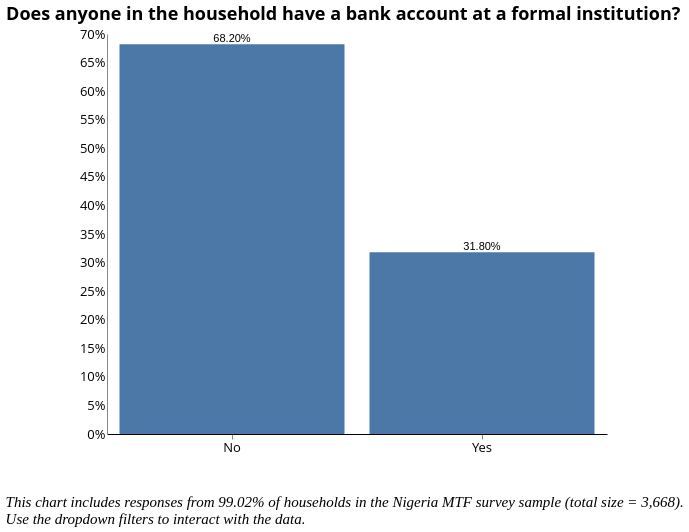

Specify this chart in Vega-Lite:
### Vega-Lite specification from a JSON file in a GitHub repository (floating-point values rounded to 4 significant figures; data arrays with more than 128 entries replaced by an {"elided": "..."} marker saying what was removed)
{"width": 800, "height": 400, "config": {"title": {"fontSize": 18, "font": "Open Sans", "anchor": "center", "fontColor": "#000000"}, "axisX": {"domain": true, "domainColor": "#000000", "grid": false, "labelFont": "Open Sans", "labelFontSize": 13, "titleFont": "Open Sans", "titleFontSize": 13, "titleFontWeight": "normal", "title": "X Axis Title (units)", "labelAngle": 0}, "axisY": {"domain": true, "grid": false, "gridColor": "#DEDDDD", "gridWidth": 1, "labelFont": "Open Sans", "labelFontSize": 13, "labelAngle": 0, "ticks": false, "titleFont": "Open Sans", "titleFontSize": 13, "titleFontWeight": "normal", "titlePadding": 10, "title": "Y Axis Title (units)"}, "range": {"category": ["#2980B9", "#003366", "#FFAE19", "#FF4500", "#438B28", "#45B39D", "#99ADC1", "#212F3C"]}, "legend": {"labelFont": "Open Sans", "labelFontSize": 13, "symbolType": "square", "symbolSize": 100, "titleFont": "Open Sans", "titleFontSize": 13, "titleFontWeight": "normal", "title": "Legend", "orient": "right", "offset": 0, "labelLimit": 0}, "tooltip": {"font": "Open Sans"}, "view": {"stroke": "transparent", "text": {"font": "Open Sans", "color": ["#2980B9", "#003366", "#FFAE19", "#FF4500", "#438B28", "#45B39D", "#99ADC1", "#212F3C"], "fontSize": 13, "align": "right", "fontWeight": 400, "size": 13}, "bar": {"size": 40, "binSpacing": 1, "continuousBandSize": 30, "discreteBandSize": 30, "fill": ["#2980B9", "#003366", "#FFAE19", "#FF4500", "#438B28", "#45B39D", "#99ADC1", "#212F3C"], "stroke": false}}}, "concat": [{"layer": [{"mark": "bar", "encoding": {"tooltip": {"field": "b16", "type": "nominal"}, "x": {"axis": {"title": " "}, "field": "b16", "sort": {"field": "b16", "op": "count", "order": "descending"}, "type": "nominal"}, "y": {"aggregate": "sum", "axis": {"format": "%", "title": ""}, "field": "pct", "type": "quantitative"}}, "height": 400, "selection": {"selector015": {"type": "single", "fields": ["stove"], "bind": {"input": "select", "options": [null, "3-Stone/Open Fire Stove", "Manufactured Stove Traditional", "Koresone Stove", "LPG/Natural Gas Stove", "Electric Stove"], "labels": ["All Responses", "3-Stone/Open Fire Stove", "Manufactured Stove Traditional", "Koresone Stove", "LPG/Natural Gas Stove", "Electric Stove"], "name": "Primary cookstove  "}}, "selector014": {"type": "single", "fields": ["i19a"], "bind": {"input": "select", "options": [null, "Wood purchased", "Wood collected", "Charcoal", "Kerosene", "Crop Residue/Plant Biomass", "LPG/cooking Gas", "Garbage", "Electric", "Piped Natural Gas", "Charcoal Briquettes", "Coal Briquette", "Biomass Briquette", "Coal/lignite", "Other, specify"], "labels": ["All Responses", "Wood Purchased", "Wood Collected", "Charcoal", "Kerosene", "Crop Residue/Plant Biomass", "LPG/Cooking Gas", "Garbage", "Electricity", "Piped Natural Gas", "Charcoal Briquettes", "Coal Briquette", "Biomass Briquette", "Coal/Lignite", "Other"], "name": "Primary source of cooking fuel  "}}, "selector013": {"type": "single", "fields": ["c2"], "bind": {"input": "select", "options": [null, "Yes", "No"], "labels": ["All Responses", "Yes", "No"], "name": "Is the household connected to the national grid?  "}}, "selector011": {"type": "single", "fields": ["locality"], "bind": {"input": "select", "options": [null, 0, 1], "labels": ["National", "Urban", "Rural"], "name": "Locality Breakdown  "}}, "selector012": {"type": "single", "fields": ["elc_aggr_tier"], "bind": {"input": "select", "options": [null, "Tier 0", "Tier 1", "Tier 2", "Tier 3", "Tier 4", "Tier 5"], "labels": ["All Tiers", "Tier 0", "Tier 1", "Tier 2", "Tier 3", "Tier 4", "Tier 5"], "name": "Electricity Tier  "}}}, "transform": [{"joinaggregate": [{"op": "count", "field": "*", "as": "total"}]}, {"calculate": "1 / datum.total", "as": "pct"}], "width": 500}, {"mark": {"type": "text", "align": "center", "baseline": "bottom"}, "encoding": {"text": {"aggregate": "sum", "field": "pct", "format": ".2%", "type": "quantitative"}, "tooltip": {"field": "b16", "type": "nominal"}, "x": {"axis": {"title": " "}, "field": "b16", "sort": {"field": "b16", "op": "count", "order": "descending"}, "type": "nominal"}, "y": {"aggregate": "sum", "axis": {"format": "%", "title": ""}, "field": "pct", "type": "quantitative"}}, "height": 400, "transform": [{"joinaggregate": [{"op": "count", "field": "*", "as": "total"}]}, {"calculate": "1 / datum.total", "as": "pct"}], "width": 500}], "title": {"text": ["Does anyone in the household have a bank account at a formal institution?"], "color": "black", "subtitleColor": "black"}, "transform": [{"filter": {"selection": "selector015"}}, {"filter": {"selection": "selector014"}}, {"filter": {"selection": "selector013"}}, {"filter": {"selection": "selector011"}}, {"filter": {"selection": "selector012"}}]}], "data": {"name": "data-91020324b0fd3065bda169c01a090c52"}, "title": {"text": ["", "", "This chart includes responses from 99.02% of households in the Nigeria MTF survey sample (total size = 3,668).", "Use the dropdown filters to interact with the data."], "anchor": "start", "baseline": "bottom", "font": "Times New Roman", "fontSize": 15, "fontStyle": "italic", "fontWeight": "normal", "orient": "bottom"}, "$schema": "https://vega.github.io/schema/vega-lite/v4.17.0.json", "datasets": {"data-91020324b0fd3065bda169c01a090c52": {"elided": "4139 records"}}}
